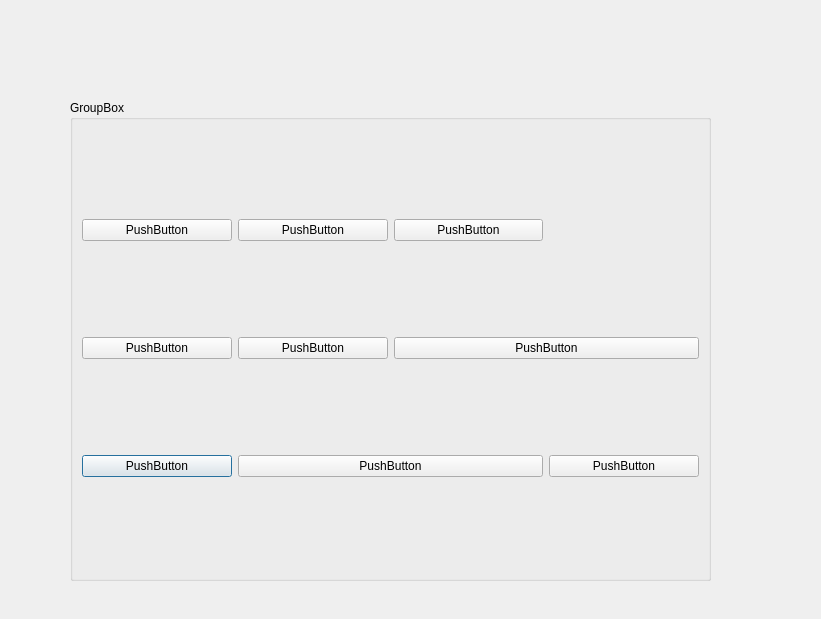
<?xml version="1.0" encoding="UTF-8"?>
<ui version="4.0">
 <class>hard</class>
 <widget class="QDialog" name="hard">
  <property name="geometry">
   <rect>
    <x>0</x>
    <y>0</y>
    <width>821</width>
    <height>619</height>
   </rect>
  </property>
  <property name="windowTitle">
   <string>Dialog</string>
  </property>
  <widget class="QGroupBox" name="groupBox">
   <property name="geometry">
    <rect>
     <x>70</x>
     <y>100</y>
     <width>641</width>
     <height>481</height>
    </rect>
   </property>
   <property name="title">
    <string>GroupBox</string>
   </property>
   <layout class="QGridLayout" name="gridLayout">
    <item row="4" column="0">
     <widget class="QPushButton" name="pushButton_7">
      <property name="text">
       <string>PushButton</string>
      </property>
     </widget>
    </item>
    <item row="2" column="2">
     <widget class="QPushButton" name="pushButton_5">
      <property name="text">
       <string>PushButton</string>
      </property>
     </widget>
    </item>
    <item row="3" column="0">
     <widget class="QPushButton" name="pushButton_2">
      <property name="text">
       <string>PushButton</string>
      </property>
     </widget>
    </item>
    <item row="4" column="3">
     <widget class="QPushButton" name="pushButton_9">
      <property name="text">
       <string>PushButton</string>
      </property>
     </widget>
    </item>
    <item row="3" column="1">
     <widget class="QPushButton" name="pushButton_4">
      <property name="text">
       <string>PushButton</string>
      </property>
     </widget>
    </item>
    <item row="2" column="1">
     <widget class="QPushButton" name="pushButton_3">
      <property name="text">
       <string>PushButton</string>
      </property>
     </widget>
    </item>
    <item row="2" column="0">
     <widget class="QPushButton" name="pushButton">
      <property name="text">
       <string>PushButton</string>
      </property>
     </widget>
    </item>
    <item row="4" column="1" colspan="2">
     <widget class="QPushButton" name="pushButton_8">
      <property name="text">
       <string>PushButton</string>
      </property>
     </widget>
    </item>
    <item row="3" column="2" colspan="2">
     <widget class="QPushButton" name="pushButton_6">
      <property name="text">
       <string>PushButton</string>
      </property>
     </widget>
    </item>
   </layout>
  </widget>
 </widget>
 <resources/>
 <connections/>
</ui>
